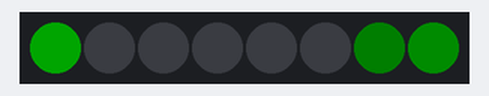
Bench run of a program on a simulated Raspberry Pi Pico running MicroPython. Parts: 8 RGB LEDs in strip order, left to right. Dim RGB values are drawn brighter than linear.

Above: at 0.01 s.
At 0.51 s:
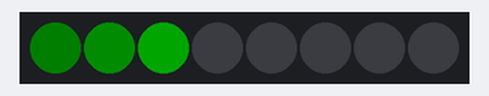
At 1.02 s:
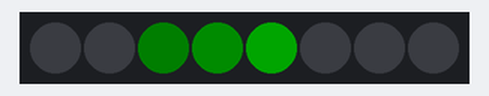
At 2.18 s:
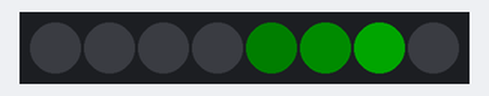
Timing chart, 0 to 40.0 s (numbered marks = the images above):
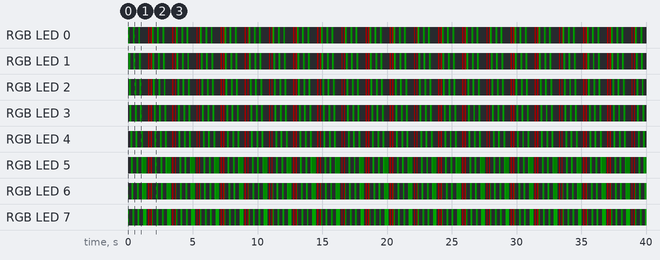

Measured:
- by itself, RGB LED 2: repeats every 1.9 s: RGB(0, 12, 0) 0.05 s, RGB(0, 4, 0) 0.05 s, off 0.25 s, RGB(0, 39, 0) 0.05 s, RGB(0, 12, 0) 0.05 s, RGB(0, 4, 0) 0.05 s, off 0.25 s, RGB(0, 39, 0) 0.05 s, RGB(0, 12, 0) 0.05 s, RGB(0, 4, 0) 0.05 s, off 0.50 s, 2 × (RGB(29, 0, 0) 0.10 s, off 0.10 s), RGB(0, 39, 0) 0.05 s
- by itself, RGB LED 5: repeats every 1.9 s: RGB(0, 12, 0) 0.05 s, RGB(0, 4, 0) 0.05 s, off 0.25 s, RGB(0, 39, 0) 0.05 s, RGB(0, 12, 0) 0.05 s, RGB(0, 4, 0) 0.05 s, off 0.25 s, RGB(0, 39, 0) 0.05 s, RGB(0, 12, 0) 0.05 s, RGB(0, 4, 0) 0.30 s, 2 × (off 0.10 s, RGB(29, 0, 0) 0.10 s), off 0.25 s, RGB(0, 39, 0) 0.05 s
- by itself, everything shown: repeats every 1.9 s, in 28 steps

The program:

04_fun_radar.py
```python
from random import randint
import time
from machine import Pin
from neopixel import myNeopixel

strip = myNeopixel(num_leds=8, pin=16)
strip.brightness(50) # setting baseline brightness down

while True:

    #radar sweep we want 3 sweeps
    sweep = 1
    while sweep <= 3:
        # the internal logic for the radar sweep animation
        for pixel in range(8):
            strip.fill(0, 0, 0)

            # Calculate trailing pixels behind the head
            trail_1 = (pixel - 1) % 8
            trail_2 = (pixel - 2) % 8

            # Draw the trailing radar beam (Sonar Green)
            strip.set_pixel(trail_2, 0, 20, 0)   # Faint green afterglow
            strip.set_pixel(trail_1, 0, 60, 0)   # Medium green mid-beam
            strip.set_pixel(pixel, 0, 200, 0)    # Bright green radar head

            strip.show()
            time.sleep_ms(50) #delay between next pixel
        sweep+=1

    #warning sweep
    for pixel in range(8):
        strip.fill(0,0,0)
        strip.set_pixel(pixel,200,70,0)
        strip.show()
        time.sleep_ms(30)

    #danger sweep
    for blink in range(2):
        strip.fill(0,0,0)
        strip.show()
        time.sleep_ms(100) #delay between dark and red light
        strip.fill(150,0,0)
        strip.show()
        time.sleep_ms(100) # delay between red and dark
```
